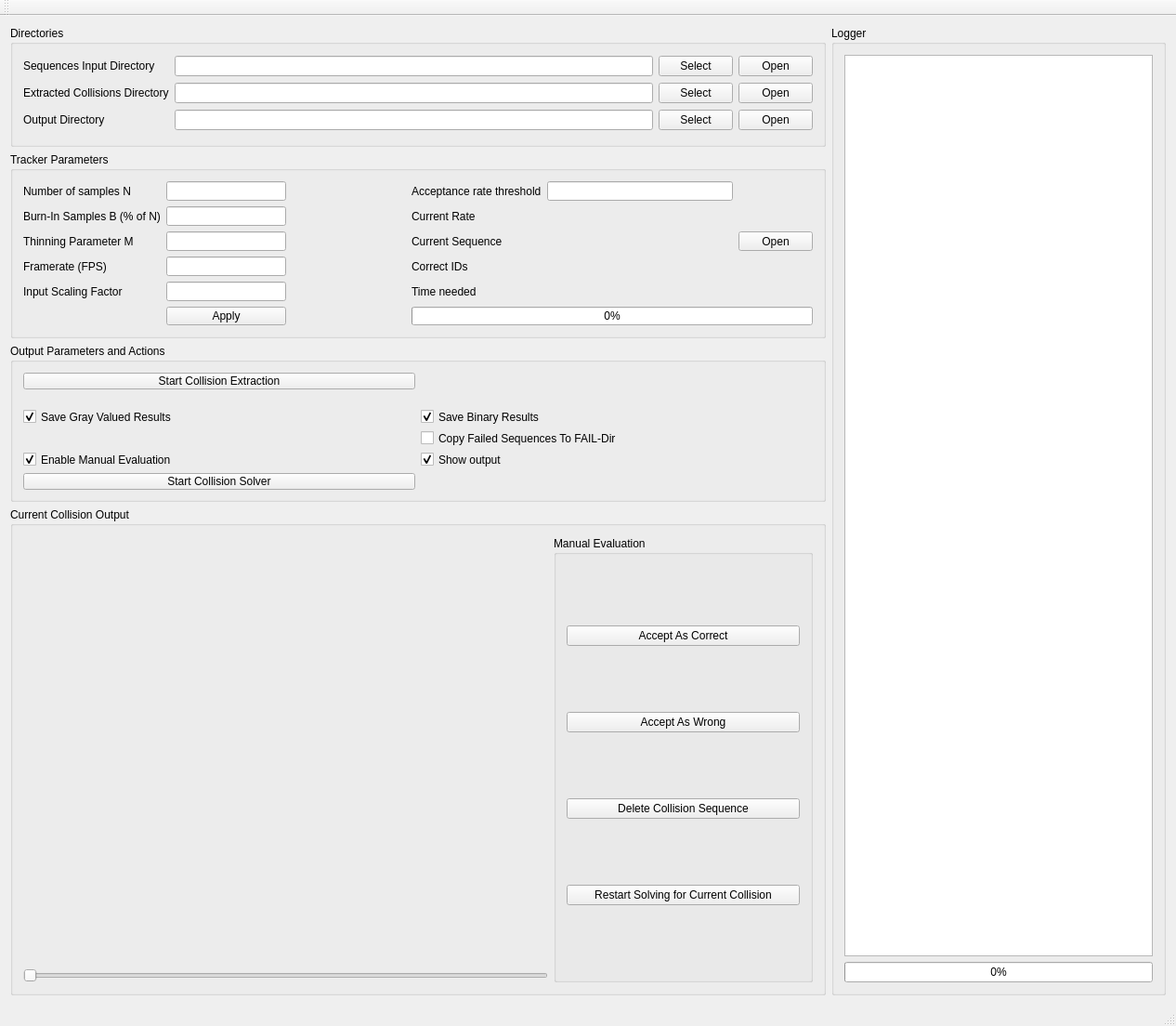
<?xml version="1.0" encoding="UTF-8"?>
<ui version="4.0">
 <class>Main_Window</class>
 <widget class="QMainWindow" name="Main_Window">
  <property name="geometry">
   <rect>
    <x>0</x>
    <y>0</y>
    <width>1266</width>
    <height>1104</height>
   </rect>
  </property>
  <property name="windowTitle">
   <string>Main_Window</string>
  </property>
  <widget class="QWidget" name="central_widget">
   <layout class="QGridLayout" name="gridLayout">
    <item row="0" column="0" colspan="3">
     <widget class="QGroupBox" name="groupBox_dirs">
      <property name="maximumSize">
       <size>
        <width>16777215</width>
        <height>130</height>
       </size>
      </property>
      <property name="title">
       <string>Directories</string>
      </property>
      <layout class="QGridLayout" name="gridLayout_3">
       <item row="1" column="0">
        <widget class="QLabel" name="label_2">
         <property name="text">
          <string>Extracted Collisions Directory</string>
         </property>
        </widget>
       </item>
       <item row="0" column="3">
        <widget class="QPushButton" name="button_select_seq">
         <property name="text">
          <string>Select</string>
         </property>
        </widget>
       </item>
       <item row="2" column="0">
        <widget class="QLabel" name="label_3">
         <property name="text">
          <string>Output Directory</string>
         </property>
        </widget>
       </item>
       <item row="0" column="0">
        <widget class="QLabel" name="label">
         <property name="text">
          <string>Sequences Input Directory</string>
         </property>
        </widget>
       </item>
       <item row="0" column="2">
        <widget class="QLineEdit" name="lineEdit_seq"/>
       </item>
       <item row="2" column="2">
        <widget class="QLineEdit" name="lineEdit_output"/>
       </item>
       <item row="1" column="2">
        <widget class="QLineEdit" name="lineEdit_colls"/>
       </item>
       <item row="0" column="4">
        <widget class="QPushButton" name="button_open_seq">
         <property name="text">
          <string>Open</string>
         </property>
        </widget>
       </item>
       <item row="1" column="3">
        <widget class="QPushButton" name="button_select_coll">
         <property name="text">
          <string>Select</string>
         </property>
        </widget>
       </item>
       <item row="2" column="3">
        <widget class="QPushButton" name="button_select_out">
         <property name="text">
          <string>Select</string>
         </property>
        </widget>
       </item>
       <item row="1" column="4">
        <widget class="QPushButton" name="button_open_coll">
         <property name="text">
          <string>Open</string>
         </property>
        </widget>
       </item>
       <item row="2" column="4">
        <widget class="QPushButton" name="button_open_out">
         <property name="text">
          <string>Open</string>
         </property>
        </widget>
       </item>
      </layout>
     </widget>
    </item>
    <item row="1" column="0" colspan="3">
     <widget class="QGroupBox" name="groupBox_params">
      <property name="maximumSize">
       <size>
        <width>16777215</width>
        <height>200</height>
       </size>
      </property>
      <property name="title">
       <string>Tracker Parameters</string>
      </property>
      <layout class="QGridLayout" name="gridLayout_4">
       <item row="1" column="1">
        <widget class="QLineEdit" name="lineEdit_B"/>
       </item>
       <item row="3" column="0">
        <widget class="QLabel" name="label_7">
         <property name="text">
          <string>Framerate (FPS)</string>
         </property>
        </widget>
       </item>
       <item row="4" column="0">
        <widget class="QLabel" name="label_8">
         <property name="text">
          <string>Input Scaling Factor</string>
         </property>
        </widget>
       </item>
       <item row="0" column="0">
        <widget class="QLabel" name="label_4">
         <property name="text">
          <string>Number of samples N</string>
         </property>
        </widget>
       </item>
       <item row="2" column="1">
        <widget class="QLineEdit" name="lineEdit_M"/>
       </item>
       <item row="0" column="1">
        <widget class="QLineEdit" name="lineEdit_N"/>
       </item>
       <item row="3" column="1">
        <widget class="QLineEdit" name="lineEdit_FPS"/>
       </item>
       <item row="4" column="1">
        <widget class="QLineEdit" name="lineEdit_scaling"/>
       </item>
       <item row="2" column="0">
        <widget class="QLabel" name="label_6">
         <property name="text">
          <string>Thinning Parameter M</string>
         </property>
        </widget>
       </item>
       <item row="1" column="0">
        <widget class="QLabel" name="label_5">
         <property name="text">
          <string>Burn-In Samples B (% of N)</string>
         </property>
        </widget>
       </item>
       <item row="5" column="1">
        <widget class="QPushButton" name="button_apply">
         <property name="text">
          <string>Apply</string>
         </property>
        </widget>
       </item>
       <item row="0" column="3">
        <widget class="QLabel" name="label_9">
         <property name="text">
          <string>Acceptance rate threshold</string>
         </property>
        </widget>
       </item>
       <item row="0" column="2">
        <spacer name="horizontalSpacer_2">
         <property name="orientation">
          <enum>Qt::Horizontal</enum>
         </property>
         <property name="sizeHint" stdset="0">
          <size>
           <width>20</width>
           <height>20</height>
          </size>
         </property>
        </spacer>
       </item>
       <item row="2" column="3">
        <widget class="QLabel" name="label_10">
         <property name="text">
          <string>Current Sequence</string>
         </property>
        </widget>
       </item>
       <item row="2" column="4">
        <widget class="QLabel" name="label_seq_name">
         <property name="minimumSize">
          <size>
           <width>200</width>
           <height>0</height>
          </size>
         </property>
         <property name="text">
          <string/>
         </property>
        </widget>
       </item>
       <item row="1" column="3">
        <widget class="QLabel" name="label_11">
         <property name="text">
          <string>Current Rate</string>
         </property>
        </widget>
       </item>
       <item row="3" column="3">
        <widget class="QLabel" name="label_12">
         <property name="text">
          <string>Correct IDs</string>
         </property>
        </widget>
       </item>
       <item row="2" column="5">
        <widget class="QPushButton" name="button_open_cur_seq">
         <property name="text">
          <string>Open</string>
         </property>
        </widget>
       </item>
       <item row="1" column="4" colspan="2">
        <widget class="QLabel" name="label_current_rate">
         <property name="text">
          <string/>
         </property>
        </widget>
       </item>
       <item row="3" column="4" colspan="2">
        <widget class="QLabel" name="label_statistics">
         <property name="text">
          <string/>
         </property>
        </widget>
       </item>
       <item row="0" column="4">
        <widget class="QLineEdit" name="lineEdit_aThresh"/>
       </item>
       <item row="5" column="3" colspan="3">
        <widget class="QProgressBar" name="progressBar_seq">
         <property name="value">
          <number>0</number>
         </property>
        </widget>
       </item>
       <item row="4" column="3">
        <widget class="QLabel" name="label_13">
         <property name="text">
          <string>Time needed</string>
         </property>
        </widget>
       </item>
       <item row="4" column="4" colspan="2">
        <widget class="QLabel" name="label_time">
         <property name="text">
          <string/>
         </property>
        </widget>
       </item>
      </layout>
     </widget>
    </item>
    <item row="0" column="3" rowspan="5">
     <widget class="QGroupBox" name="groupBox_logger">
      <property name="maximumSize">
       <size>
        <width>360</width>
        <height>16777215</height>
       </size>
      </property>
      <property name="title">
       <string>Logger</string>
      </property>
      <layout class="QGridLayout" name="gridLayout_5">
       <item row="0" column="0">
        <widget class="QTextEdit" name="logger">
         <property name="maximumSize">
          <size>
           <width>16777215</width>
           <height>16777215</height>
          </size>
         </property>
        </widget>
       </item>
       <item row="1" column="0">
        <widget class="QProgressBar" name="progressBar">
         <property name="maximumSize">
          <size>
           <width>16777215</width>
           <height>16777215</height>
          </size>
         </property>
         <property name="value">
          <number>0</number>
         </property>
        </widget>
       </item>
      </layout>
     </widget>
    </item>
    <item row="3" column="0" rowspan="2" colspan="3">
     <widget class="QGroupBox" name="groupBox_current_coll">
      <property name="title">
       <string>Current Collision Output</string>
      </property>
      <layout class="QGridLayout" name="gridLayout_2">
       <item row="0" column="0">
        <widget class="QLabel" name="image_left">
         <property name="text">
          <string/>
         </property>
        </widget>
       </item>
       <item row="0" column="2" rowspan="2">
        <widget class="QGroupBox" name="groupBox_manual">
         <property name="title">
          <string>Manual Evaluation</string>
         </property>
         <layout class="QGridLayout" name="gridLayout_6">
          <item row="1" column="0">
           <widget class="QPushButton" name="button_accept_wrong">
            <property name="text">
             <string>Accept As Wrong</string>
            </property>
           </widget>
          </item>
          <item row="0" column="0">
           <widget class="QPushButton" name="button_accept_right">
            <property name="font">
             <font>
              <weight>50</weight>
              <bold>false</bold>
             </font>
            </property>
            <property name="text">
             <string>Accept As Correct</string>
            </property>
           </widget>
          </item>
          <item row="2" column="0">
           <widget class="QPushButton" name="button_delete">
            <property name="text">
             <string>Delete Collision Sequence</string>
            </property>
           </widget>
          </item>
          <item row="3" column="0">
           <widget class="QPushButton" name="button_restart">
            <property name="text">
             <string>Restart Solving for Current Collision</string>
            </property>
           </widget>
          </item>
         </layout>
        </widget>
       </item>
       <item row="0" column="1">
        <widget class="QLabel" name="image_right">
         <property name="text">
          <string/>
         </property>
        </widget>
       </item>
       <item row="1" column="0" colspan="2">
        <widget class="QSlider" name="slider_frame">
         <property name="orientation">
          <enum>Qt::Horizontal</enum>
         </property>
        </widget>
       </item>
      </layout>
     </widget>
    </item>
    <item row="2" column="0" colspan="3">
     <widget class="QGroupBox" name="groupBox">
      <property name="maximumSize">
       <size>
        <width>16777215</width>
        <height>170</height>
       </size>
      </property>
      <property name="title">
       <string>Output Parameters and Actions</string>
      </property>
      <layout class="QGridLayout" name="gridLayout_7">
       <item row="3" column="2">
        <widget class="QCheckBox" name="checkBox_copy_fails">
         <property name="text">
          <string>Copy Failed Sequences To FAIL-Dir</string>
         </property>
        </widget>
       </item>
       <item row="2" column="0">
        <widget class="QCheckBox" name="checkBox_gray_output">
         <property name="text">
          <string>Save Gray Valued Results</string>
         </property>
         <property name="checked">
          <bool>true</bool>
         </property>
        </widget>
       </item>
       <item row="0" column="0">
        <widget class="QPushButton" name="button_coll_extract">
         <property name="toolTip">
          <string>&lt;html&gt;&lt;head/&gt;&lt;body&gt;&lt;p&gt;Reads sequences from Sequences Input Directory, extracts the collisions and saves them to the Extracted Collisions Directory&lt;/p&gt;&lt;/body&gt;&lt;/html&gt;</string>
         </property>
         <property name="text">
          <string>Start Collision Extraction</string>
         </property>
        </widget>
       </item>
       <item row="5" column="0">
        <widget class="QPushButton" name="button_coll_solve">
         <property name="text">
          <string>Start Collision Solver</string>
         </property>
        </widget>
       </item>
       <item row="4" column="0">
        <widget class="QCheckBox" name="checkBox_manual_eval">
         <property name="toolTip">
          <string>&lt;html&gt;&lt;head/&gt;&lt;body&gt;&lt;p&gt;Enables manual evaluation for the collision tracking. This overrides previously detected start and end positions for the larvae.&lt;/p&gt;&lt;/body&gt;&lt;/html&gt;</string>
         </property>
         <property name="text">
          <string>Enable Manual Evaluation</string>
         </property>
         <property name="checked">
          <bool>true</bool>
         </property>
        </widget>
       </item>
       <item row="1" column="0">
        <spacer name="verticalSpacer">
         <property name="orientation">
          <enum>Qt::Vertical</enum>
         </property>
         <property name="sizeType">
          <enum>QSizePolicy::Fixed</enum>
         </property>
         <property name="sizeHint" stdset="0">
          <size>
           <width>20</width>
           <height>15</height>
          </size>
         </property>
        </spacer>
       </item>
       <item row="2" column="2">
        <widget class="QCheckBox" name="checkBox_binary_output">
         <property name="text">
          <string>Save Binary Results</string>
         </property>
         <property name="checked">
          <bool>true</bool>
         </property>
        </widget>
       </item>
       <item row="4" column="2">
        <widget class="QCheckBox" name="checkBox_show_output">
         <property name="text">
          <string>Show output</string>
         </property>
         <property name="checked">
          <bool>true</bool>
         </property>
        </widget>
       </item>
      </layout>
     </widget>
    </item>
   </layout>
  </widget>
  <widget class="QMenuBar" name="menuBar">
   <property name="geometry">
    <rect>
     <x>0</x>
     <y>0</y>
     <width>1266</width>
     <height>22</height>
    </rect>
   </property>
  </widget>
  <widget class="QToolBar" name="mainToolBar">
   <attribute name="toolBarArea">
    <enum>TopToolBarArea</enum>
   </attribute>
   <attribute name="toolBarBreak">
    <bool>false</bool>
   </attribute>
  </widget>
  <widget class="QStatusBar" name="statusBar"/>
 </widget>
 <layoutdefault spacing="6" margin="11"/>
 <resources/>
 <connections/>
</ui>
